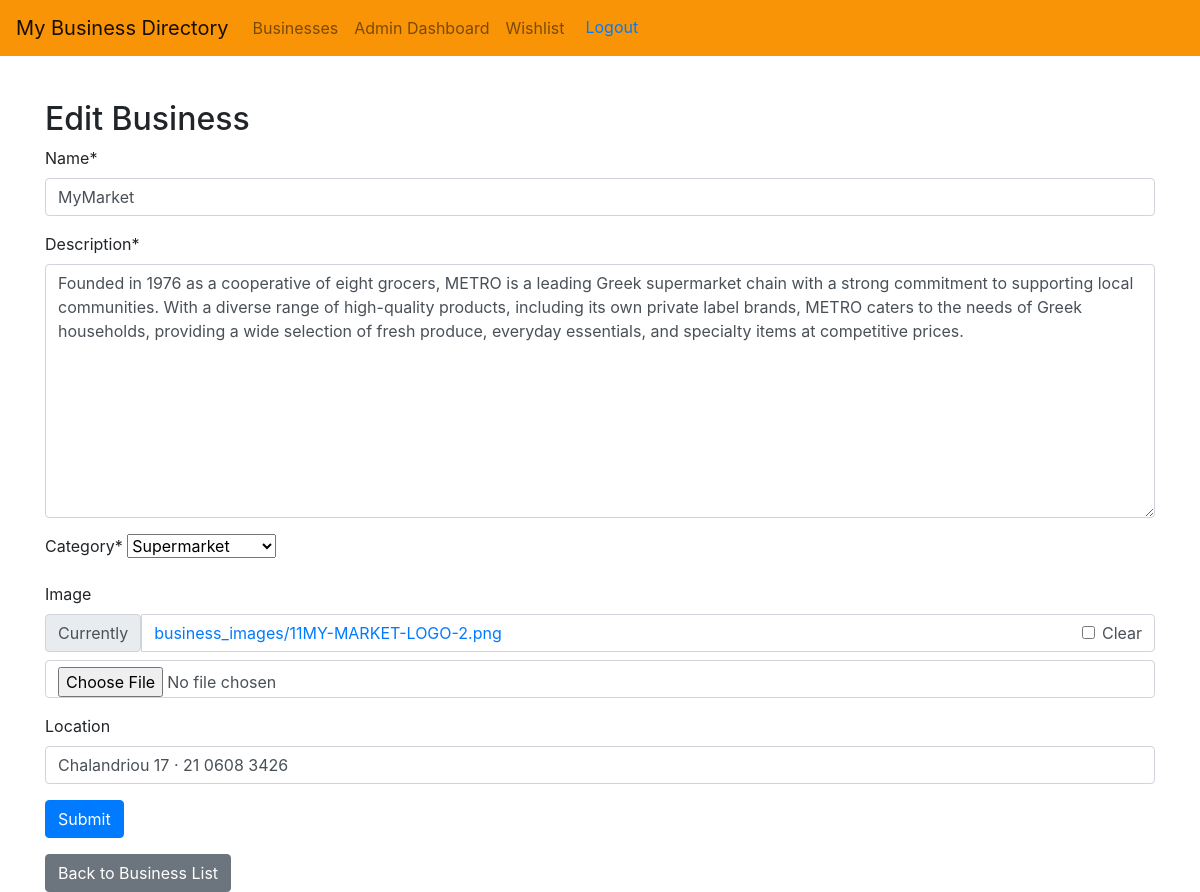
Page /admin_businesses/1/update/ (signed in) on the committed database.
### businesses/models.py (models this page shows, shortened)
class Business(models.Model):
    name = models.CharField(max_length=255)  # Name of the business
    description = models.TextField()  # Description of the business
    category = models.ForeignKey(Category, related_name='businesses', on_delete=models.CASCADE)  # Foreign key to Category
    owner = models.ForeignKey(settings.AUTH_USER_MODEL, on_delete=models.CASCADE)  # Foreign key to the user who owns the business
    image = models.ImageField(upload_to='business_images/', blank=True, null=True)  # Image field for business images
    location = models.CharField(max_length=255, blank=True, null=True)  # New field for location of the business

class Category(models.Model):
    name = models.CharField(max_length=255)  # Name of the category
    description = models.TextField()  # Description of the category
    def __str__(self):
        return self.name  # String representation of the category

### businesses/views.py (the view, shortened to what this page needs)
# urls.py: path('<int:pk>/update/', BusinessUpdateView.as_view(), name='admin_business_update'),
class BusinessUpdateView(LoginRequiredMixin, PowerUserMixin, UpdateView):
    model = Business
    template_name = 'admin/business_form.html'
    fields = ['name', 'description', 'category', 'image', 'location']  # Added location field

### businesses/mixins.py (called while the page is built)
    def test_func(self):
        return self.request.user.is_authenticated and self.request.user.has_perm('businesses.add_business')

### templates/admin/business_form.html (shortened to what this page needs)
{% extends 'base_generic.html' %}
{% load crispy_forms_tags %}
{% block content %}
    <h2>{% if form.instance.pk %}Edit{% else %}Add{% endif %} Business</h2>
    <form method="post" enctype="multipart/form-data">
        {{ form|crispy }}
        <button type="submit" class="btn btn-primary">Submit</button>
    </form>
    <a href="{% url 'admin_businesses:admin_business_list' %}" class="btn btn-secondary mt-3">Back to Business List</a>
{% endblock %}

### static/css/styles.css (style rules this page uses)
body { font-family: 'Arial', sans-serif; margin: 0; padding: 0; background-color: #b8b5b5; line-height: 1.6; color: #333; display: flex; flex-direction: column; min-height: 100vh; }
a { text-decoration: none; color: #6a0d91; }

### rows in the picture
Business: name "MyMarket", description "Founded in 1976 as a cooperative of eight grocers, METRO is a leading Greek supermarket chain with a strong commitment to supporting local communities. With a diverse range of high-quality products, including its own private label brands, METRO caters to the needs of Greek households, providing a wide selection of fresh produce, everyday essentials, and specialty items at competitive prices.", category "Supermarket", location "Chalandriou 17 · 21 0608 3426"
